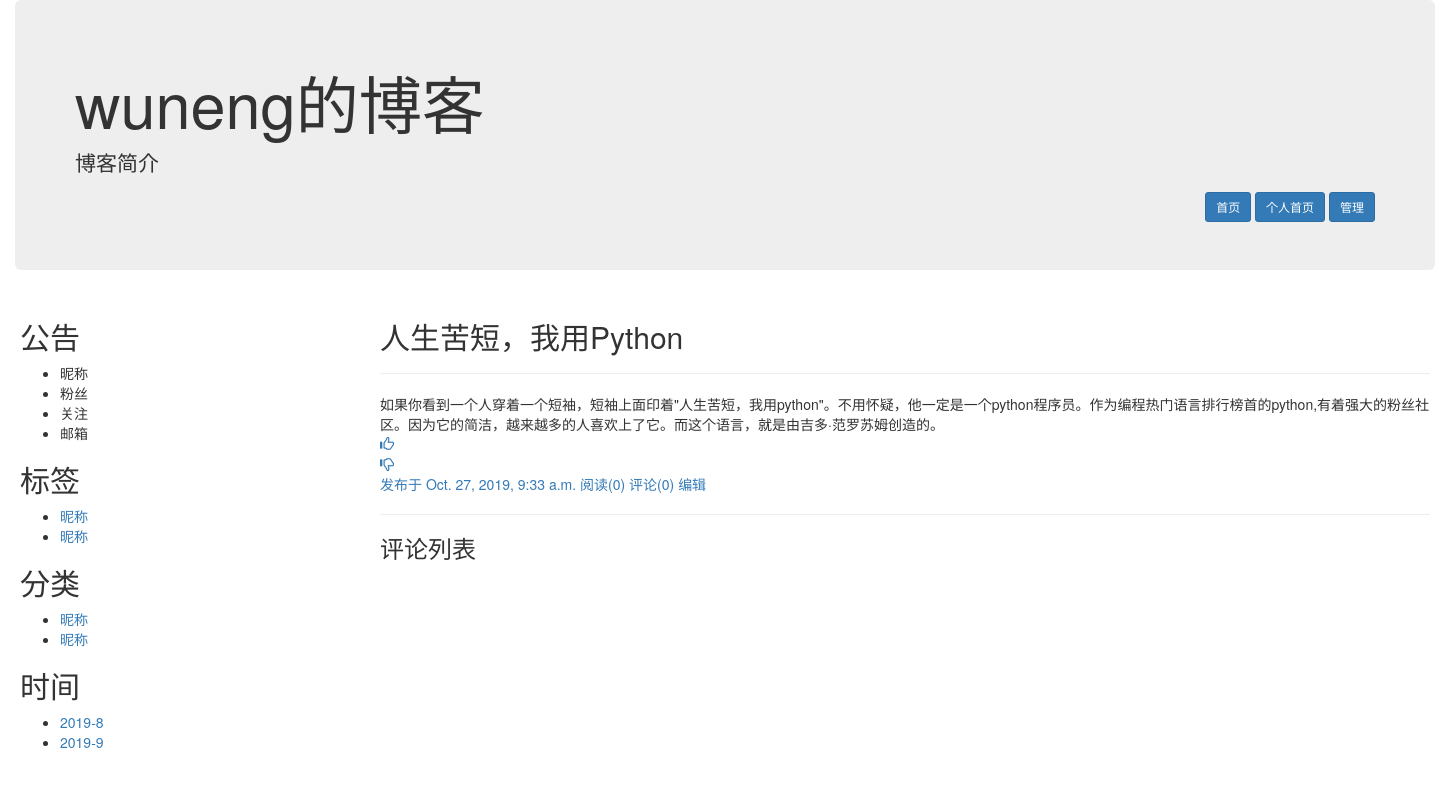
Page /wuneng/1.html/ on the committed database.
### repository/models.py (models this page shows, shortened)
class Blog(models.Model):
	theme_type = [('blue',"蓝色"),('red',"红色"),('green',"绿色")]
	bid = models.AutoField(primary_key=True,verbose_name="博客id")
	theme = models.CharField(choices=theme_type,max_length=10,verbose_name="主题类型")
	title = models.CharField(max_length=255,verbose_name="博客标题")
	summary = models.TextField(verbose_name="博客简介",null=True,blank=True)
	user = models.OneToOneField(to=User,on_delete=models.CASCADE)
	class Meta:
		verbose_name_plural = "博客信息"

class Article(models.Model):
	article_type = [(1,"Python"),(2,"Java"),(3,"Django"),(4,"JavaScript"),(5,"五彩缤纷")]
	title = models.CharField(max_length=255,verbose_name='文章标题')
	author = models.ForeignKey(to=User,on_delete=models.CASCADE,verbose_name="作者")
	summary = models.TextField(verbose_name='文字简介')
	ctime = models.DateTimeField(auto_now_add=True,verbose_name="创建时间")
	text = models.OneToOneField(to=ArticleDetial,on_delete=models.CASCADE,verbose_name="文章正文")
	type_id = models.IntegerField(verbose_name='文章类型',choices=article_type,)
	class Meta:
		verbose_name_plural = '文章列表'

class ArticleDetial(models.Model):
	text = models.TextField(verbose_name="文章正文")
	class Meta:
		verbose_name_plural = '文章正文'

### web/views.py (the view)
# urls.py: path('<str:blog>/<str:article_id>.html/',views.get_article,name = "get_article")
def get_article(request,blog,article_id):
	user_obj = models.User.objects.filter(account=blog).all().first()
	blog_obj = models.Blog.objects.filter(user__account=blog).all().first()
	caption_obj = models.Caption.objects.filter(blog__user__account=blog)
	article_obj = models.Article.objects.filter(author__account=blog,id=article_id)[0]
	print(article_obj.comment_set.all())
	return render(request,'article.html',locals())

### templates/article.html (shortened to what this page needs)
<!DOCTYPE html>
<html lang="en">
<head>
    <link rel="stylesheet" href="/static/plugins/bootstrap-3.3.7-dist/css/bootstrap.css">
</head>
<body>
<div class="container-fluid">
    <div class="jumbotron">
        <h1>{{ blog_obj.title }}</h1>
        <p>博客简介</p>
        <div class="text-right">
            <a class="btn btn-primary btn-sm" href="#" role="button">首页</a>
            <a class="btn btn-primary btn-sm" href="#" role="button">个人首页</a>
            <a class="btn btn-primary btn-sm" href="#" role="button">管理</a>
        </div>
    </div>
</div>
<div class="container" style="width: 1440px">
    <div class="row">
        <div class="col-sm-3">
            <div class="person_info">
                <h2>公告</h2>
                <ul>
                    <li>昵称</li>
                    <li>粉丝</li>
                    <li>关注</li>
                    <li>邮箱</li>
                </ul>
            </div>
            <div class="caption_list">
                <h2>标签</h2>
                <ul>
                    <li><a href="">昵称</a></li>
                    <li><a href="">昵称</a></li>
                </ul>
            </div>
            <div class="classify_list">
                <h2>分类</h2>
                <ul>
                    <li><a href="">昵称</a></li>
                    <li><a href="">昵称</a></li>
                </ul>
            </div>
            <div class="date">
                <h2>时间</h2>
                <ul>
                    <li><a href="">2019-8</a></li>
                    <li><a href="">2019-9</a></li>
                </ul>
            </div>
        </div>
        <div class="col-sm-9 article">
                <div class="article_box">
                    <div class="article_title"><h2>{{ article_obj.title }}</h2></div>
                    <hr>
                    <div class="article_detail">{{ article_obj.text.text }}</div>
                    <div>
                        <a href=""><span class="glyphicon glyphicon-thumbs-up fa-2x" aria-hidden="true"></span></a>
                    </div>
                    <div>
                        <a href=""><span class="glyphicon glyphicon-thumbs-down fa-2x" aria-hidden="true"></span></a>
                    </div>
                    <a class="article_ctime">发布于 {{ article_obj.ctime }}</a>
                    <a class="read_count">阅读({{ article_obj.perference_set.count }})</a>
                    <a class="comment_count">评论({{ article_obj.comment_set.count }})</a>
                    <a href="">编辑</a>
                    <hr>
                </div>
                <div class="comment_box">
                    <h3>评论列表</h3>
                </div>
        </div>
    </div>
</div>
</body>
</html>

### rows in the picture
Blog: title "wuneng的博客"
Article: title "人生苦短，我用Python", text.text "如果你看到一个人穿着一个短袖，短袖上面印着\"人生苦短，我用python\"。不用怀疑，他一定是一个python程序员。作为编程热门语言排行榜首的python,有着强大的粉丝社区。因为它的简洁，越来越多的人喜欢上了它。而这个语言，就是由吉多·范罗苏姆创造的。", ctime "Oct. 27, 2019, 9:33 a.m.", perference_set.count "0", comment_set.count "0"
